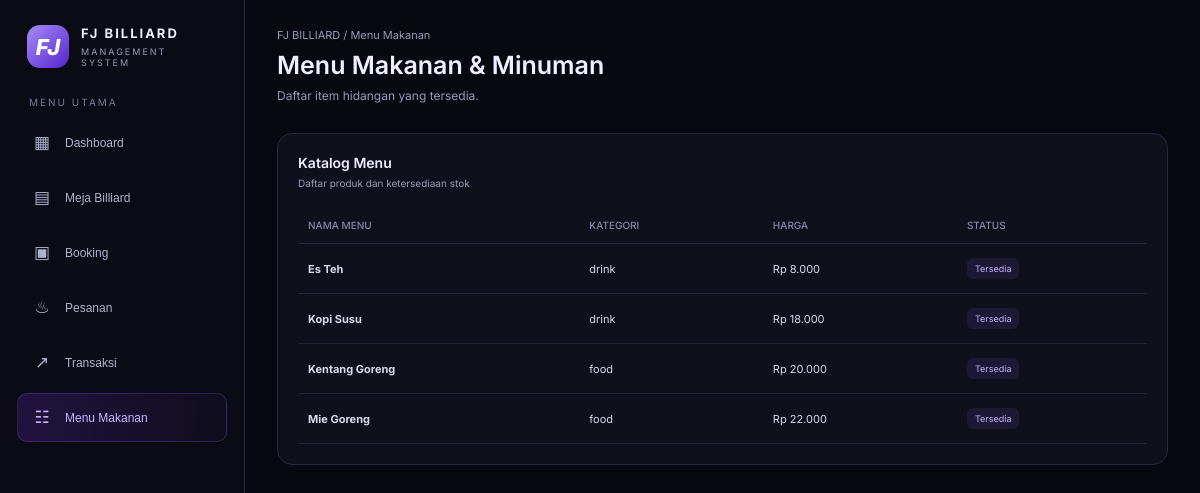
The app's page /menu (signed in), older data.
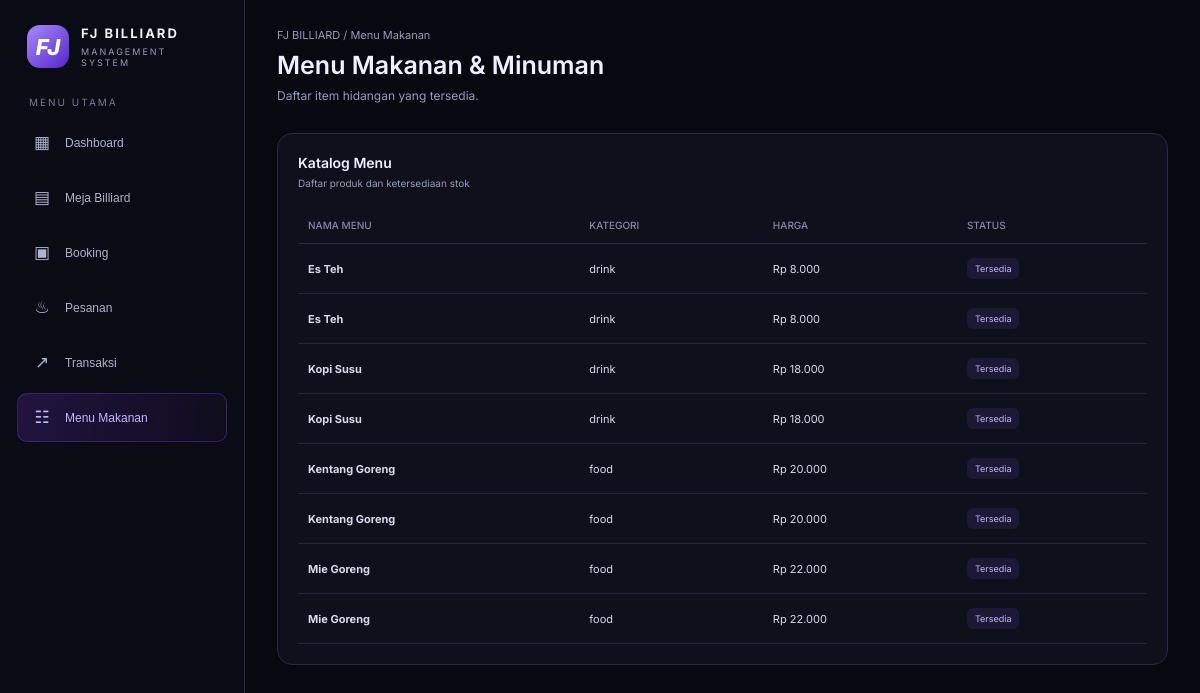
The same page, newer data.
### tables this page shows
CREATE TABLE menu_items (
            id INTEGER PRIMARY KEY AUTOINCREMENT,
            name TEXT NOT NULL,
            category TEXT NOT NULL
                CHECK (category IN ('food', 'drink', 'other')),
            price INTEGER NOT NULL CHECK (price >= 0),
            is_available INTEGER NOT NULL DEFAULT 1
                CHECK (is_available IN (0, 1))
        );

### main.py (the view)
@app.route("/menu")
@login_required
def menu_makanan():
    conn = get_db()
    try:
        menu_items = conn.execute(
            "SELECT id, name, category, price, is_available FROM menu_items ORDER BY category, name"
        ).fetchall()
    finally:
        conn.close()
    return render_template(
        "menu.html",
        menu_items=menu_items,
        nama=session.get("full_name", "Pengguna"),
        role=session.get("role", "member")
    )

### main.py (called while the page is built)
def get_db():
    conn = sqlite3.connect(DB_PATH)
    conn.row_factory = sqlite3.Row
    return conn

def login_required(view):
    @wraps(view)
    def wrapped(*args, **kwargs):
        if "user_id" not in session:
            return redirect(url_for("login"))
        return view(*args, **kwargs)
    return wrapped

### templates/menu.html (shortened to what this page needs)
<!DOCTYPE html>
<html lang="id">
<head>
</head>
<body data-user-name="{{ nama }}" data-user-role="{{ role }}">
    <div class="layout">
        <aside class="sidebar">
            <div class="brand">
                <div class="brand-icon">FJ</div>
                <div><strong>FJ BILLIARD</strong><small>MANAGEMENT SYSTEM</small></div>
            </div>
            <div>
                <div class="nav-label">MENU UTAMA</div>
                <nav class="nav">
                    <a href="/dashboard"><button><span class="nav-icon">▦</span>Dashboard</button></a>
                    <a href="/meja"><button><span class="nav-icon">▤</span>Meja Billiard</button></a>
                    <a href="/booking"><button><span class="nav-icon">▣</span>Booking</button></a>
                    <a href="/pesanan"><button><span class="nav-icon">♨</span>Pesanan</button></a>
                    <a href="/transaksi"><button><span class="nav-icon">↗</span>Transaksi</button></a>
                    <a href="/menu"><button class="active"><span class="nav-icon">☷</span>Menu Makanan</button></a>
                </nav>
            </div>
        </aside>
        <main class="main">
            <header class="topbar">
                <div>
                    <div class="crumb">FJ BILLIARD / Menu Makanan</div>
                    <h1>Menu Makanan & Minuman</h1>
                    <p class="welcome">Daftar item hidangan yang tersedia.</p>
                </div>
            </header>
            <section class="panel">
                <div class="panel-head">
                    <h2>Katalog Menu</h2>
                    <p>Daftar produk dan ketersediaan stok</p>
                </div>
                <div class="table-wrap">
                    <table>
                        <thead>
                            <tr>
                                <th>NAMA MENU</th>
                                <th>KATEGORI</th>
                                <th>HARGA</th>
                                <th>STATUS</th>
                            </tr>
                        </thead>
                        <tbody>
                            {% if menu_items %}
                            {% for item in menu_items %}
                            <tr>
                                <td><strong>{{ item['name'] }}</strong></td>
                                <td>{{ item['category'] }}</td>
                                <td>Rp {{ "{:,}".format(item['price'] or 0).replace(',', '.') }}</td>
                                <td>
                                    <span class="badge {{ 'out' if not item['is_available'] else '' }}">
                                        {{ 'Tersedia' if item['is_available'] else 'Habis' }}
                                    </span>
                                </td>
                            </tr>
                            {% endfor %}
                            {% else %}
                            <tr>
                                <td colspan="4">
                                    <p class="empty-note">Belum ada item menu terdaftar.</p>
                                </td>
                            </tr>
                            {% endif %}
                        </tbody>
                    </table>
                </div>
            </section>
        </main>
    </div>
</body>
</html>

### templates/menu.html (style rules this page uses)
:root { --bg: #080811; --panel: #10101c; --border: #29283e; --text: #f0efff; --muted: #969bb8; }
* { box-sizing: border-box; margin: 0; padding: 0; }
body { background: var(--bg); color: var(--text); font-family: 'Inter', Arial, sans-serif; }
a { text-decoration: none; color: inherit; }
.layout { min-height: 100vh; display: grid; grid-template-columns: 245px minmax(0, 1fr); }
.sidebar { background: #0b0b15; border-right: 1px solid var(--border); padding: 25px 17px; display: flex; flex-direction: column; gap: 28px; }
.brand { display: flex; align-items: center; gap: 12px; padding: 0 10px; }
.brand-icon { width: 43px; height: 43px; border-radius: 13px; display: grid; place-items: center; background: linear-gradient(135deg, #a78bfa, #5525cc); font-size: 22px; font-weight: 800; font-style: italic; color: #fff; }
.brand strong { display: block; letter-spacing: 2px; font-size: 13px; }
.brand small { display: block; margin-top: 5px; color: var(--muted); font-size: 9px; letter-spacing: 2px; }
.nav-label { font-size: 10px; color: #747995; letter-spacing: 2px; padding: 0 12px; margin-bottom: 10px; }
.nav { display: flex; flex-direction: column; gap: 6px; }
.nav button, .nav a { width: 100%; background: transparent; border: 0; text-align: left; }
.nav button { display: flex; align-items: center; gap: 13px; width: 100%; padding: 13px 14px; border: 1px solid transparent; border-radius: 10px; color: #aeb3ce; cursor: pointer; font-size: 12px; transition: .2s; }
.nav button .nav-icon { width: 20px; text-align: center; font-size: 17px; }
.nav button.active { background: linear-gradient(100deg, #7c3aed32, #7c3aed0a); border-color: #8b5cf644; color: #c4b5fd; }
.main { min-width: 0; padding: 28px 32px 38px; }
.topbar { display: flex; justify-content: space-between; align-items: center; gap: 18px; margin-bottom: 30px; }
.crumb { font-size: 11px; color: var(--muted); margin-bottom: 8px; }
h1 { font-size: 25px; margin: 0; font-weight: 600; }
.welcome { font-size: 12px; color: var(--muted); margin-top: 8px; }
.panel { background: var(--panel); border: 1px solid var(--border); border-radius: 15px; padding: 20px; }
.panel-head { margin-bottom: 18px; }
.panel-head h2 { font-size: 14px; margin: 0; font-weight: 600; }
.panel-head p { font-size: 10px; color: var(--muted); margin-top: 6px; }
.table-wrap { overflow-x: auto; }
table { width: 100%; border-collapse: collapse; white-space: nowrap; }
th { text-align: left; font-size: 10px; font-weight: 500; color: #8389a7; padding: 12px 10px; border-bottom: 1px solid var(--border); }
td { font-size: 11px; color: #d8d9eb; padding: 14px 10px; border-bottom: 1px solid #242337; }
.badge { font-size: 9px; padding: 5px 8px; border-radius: 6px; background: #8b5cf61c; color: #c4b5fd; display: inline-block; }

Row changes from the older to the newer data that the page shows:
added menu_items: name "Es Teh", category "drink", price "8.000", is_available "Tersedia"
added menu_items: name "Kopi Susu", category "drink", price "18.000", is_available "Tersedia"
added menu_items: name "Kentang Goreng", category "food", price "20.000", is_available "Tersedia"
added menu_items: name "Mie Goreng", category "food", price "22.000", is_available "Tersedia"
